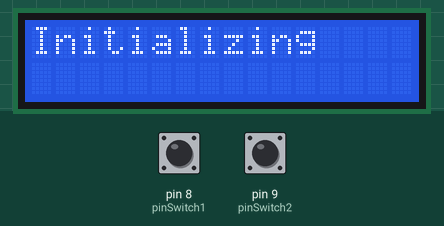
The sketch below on a simulated Arduino Uno, built with avr-gcc and run on an emulated ATmega328P. On the bench: 16×2 character LCD. The inputs (shaded band) are chosen by the test bench; at power-on: pin 9 (pinSwitch2) HIGH, pin 8 (pinSwitch1) HIGH. No radio packets arrive unless stated; what the sketch prints to the serial monitor is not drawn.

Above: at 0.08 s.
At 1.2 s:
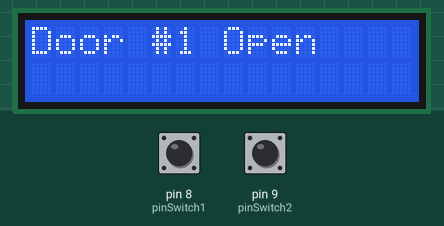
1.3 s: pin 9 (pinSwitch2) pulled LOW for 3 s
At 3.5 s:
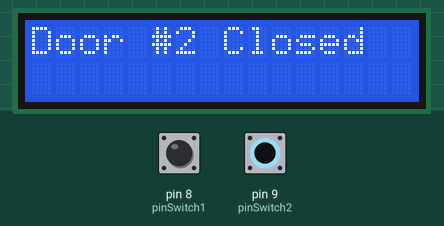
Timing chart, 0 to 5.0 s (numbered marks = the images above; inputs shaded):
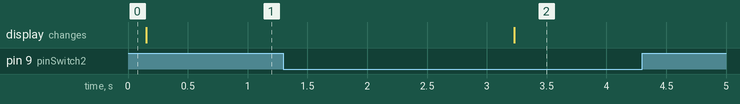

Measured:
- after the input at 1.3 s, the display: changes after 1.9 s (image 2)

The sketch:

Toil8Client.ino
```cpp
#include <RH_ASK.h>
#include <SPI.h> // Not actually used but needed to compile
#include <Wire.h>
#include <LiquidCrystal_I2C.h>
LiquidCrystal_I2C lcd(0x27, 2, 1, 0, 4, 5, 6, 7, 3, POSITIVE);  // Set the LCD I2C address

RH_ASK driver;

const int pinSwitch1 = 8;
const int pinSwitch2 = 9;

void setup()
{
    Serial.begin(9600);    // Debugging only
    if (!driver.init())
         Serial.println("init failed");
    lcd.begin(16,2);
    lcd.backlight();
    lcd.setCursor(0,0); //Start at character 4 on line 0
    lcd.print("Initializing");
    //Activate the pull up resistors
    digitalWrite(pinSwitch1, HIGH);
    digitalWrite(pinSwitch2, HIGH);
}

void loop()
{

    //Floor;Side;Cabin;State
    if(digitalRead(pinSwitch1) == HIGH)
    {
      //2;0;0;2 Second floor, Left Side, Sensor ID, State
      const char *doorMessage = "2;0;0;1";
      Serial.println(doorMessage);
      driver.send((uint8_t *)doorMessage, strlen(doorMessage));
      driver.waitPacketSent();
      lcd.clear();
      lcd.setCursor(0,0);
      lcd.print("Door #1 Open");
    }
    else
    {
      //2;0;0;2 Second floor, Left Side, Sensor ID, State
      const char *doorMessage = "2;0;0;0";
      Serial.println(doorMessage);
      driver.send((uint8_t *)doorMessage, strlen(doorMessage));
      driver.waitPacketSent();
            lcd.clear();
      lcd.setCursor(0,0);
      lcd.print("Door #1 Closed");
    }
    delay(3000);
    if(digitalRead(pinSwitch2) == HIGH)
    {
      //2;0;0;2 Second floor, Left Side, Sensor ID, State
      const char *doorMessage = "2;0;1;1";
      Serial.println(doorMessage);
      driver.send((uint8_t *)doorMessage, strlen(doorMessage));
      driver.waitPacketSent();
            lcd.clear();
      lcd.setCursor(0,0);
      lcd.print("Door #2 Open");
    }
    else
    {
      //2;0;0;2 Second floor, Left Side, Sensor ID, State
      const char *doorMessage = "2;0;1;0";
      Serial.println(doorMessage);
      driver.send((uint8_t *)doorMessage, strlen(doorMessage));
      driver.waitPacketSent();
            lcd.clear();
      lcd.setCursor(0,0);
      lcd.print("Door #2 Closed");
    }
    delay(3000);
}
```
